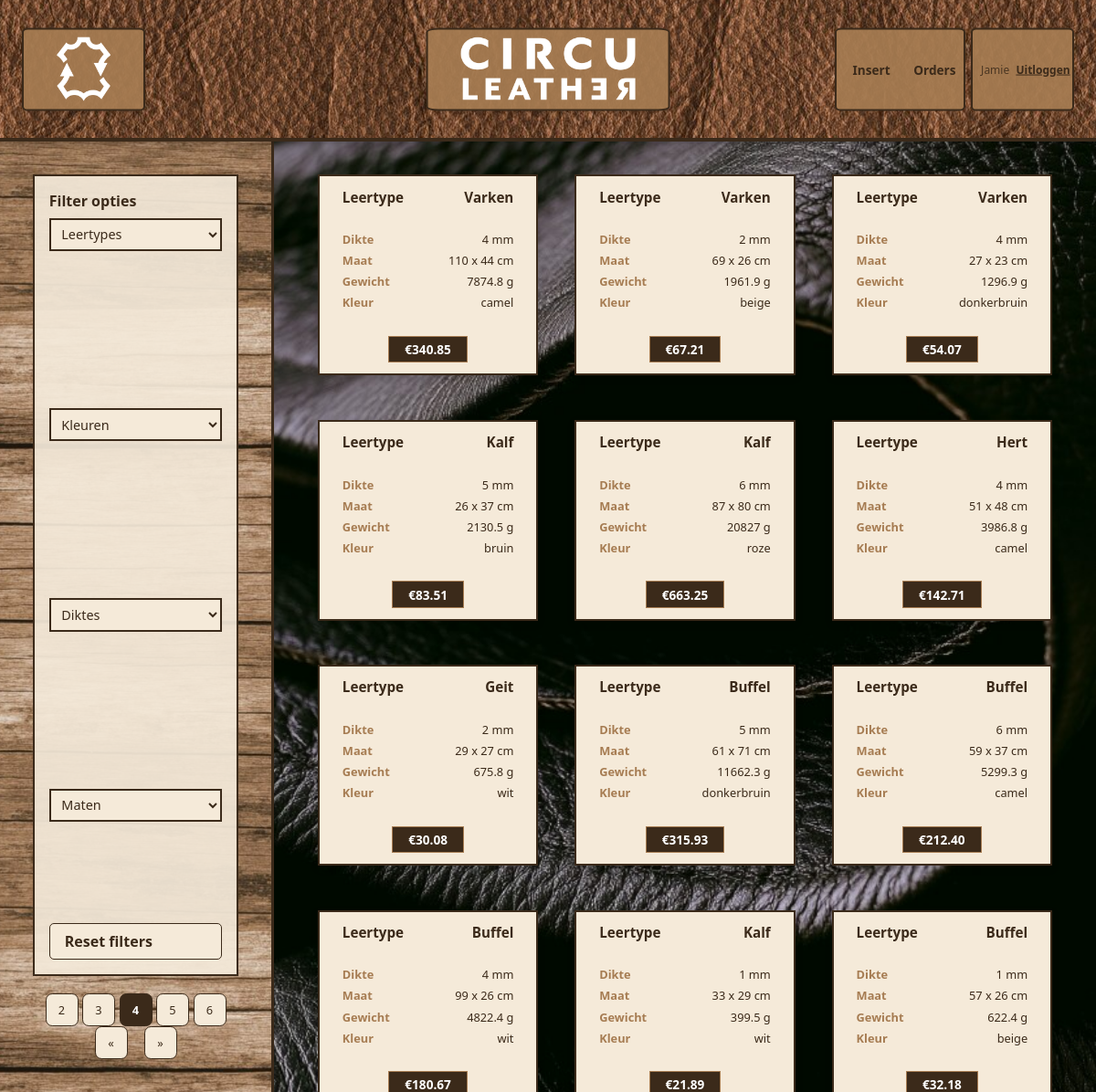
/src/vooraad_beheer.php?pagina=4 (signed in), run on the app's committed database.
### tables this page shows
CREATE TABLE `voorraad` (
  `ID` int(11) NOT NULL,
  `leertype` varchar(255) NOT NULL,
  `dikteMM` int(11) NOT NULL,
  `lengteCM` int(11) NOT NULL,
  `breedteCM` int(11) NOT NULL,
  `gewichtG` float(11,1) NOT NULL,
  `kleur` varchar(255) NOT NULL,
  `prijs` float(11,2) NOT NULL,
  `status` varchar(50) NOT NULL DEFAULT 'beschikbaar'
);

### src/vooraad_beheer.php (the view, shortened to what this page needs)
<?php
    $conn = require_once "partials/dbconnection.php";
    $geselecteerdLeertype = trim($_GET['leertype'] ?? '');
    $geselecteerdKleur = trim($_GET['kleur'] ?? '');
    $geselecteerdDikte = trim($_GET['dikte'] ?? '');
    $geselecteerdMaat = trim($_GET['maat'] ?? '');
    $maatCategorieen = [
        'A' => [23, 40],
        'B' => [40, 60],
        'C' => [60, null],
    ];
    $maatCaseSql = 'CASE';
    foreach ($maatCategorieen as $categorie => [$min, $max]) {
        if ($max === null) {
            $maatCaseSql .= " WHEN lengteCM >= $min OR breedteCM >= $min THEN '$categorie'";
        } else {
            $maatCaseSql .= " WHEN (lengteCM >= $min AND lengteCM < $max) OR (breedteCM >= $min AND breedteCM < $max) THEN '$categorie'";
        }
    }
    $maatCaseSql .= ' END';
    $leertypeConditie = $geselecteerdLeertype !== '' ? ['leertype = ?', [$geselecteerdLeertype], 's'] : null;
    $kleurConditie = $geselecteerdKleur !== '' ? ['kleur = ?', [$geselecteerdKleur], 's'] : null;
    $dikteConditie = $geselecteerdDikte !== '' ? ['dikteMM = ?', [$geselecteerdDikte], 's'] : null;
    $maatConditie = ($geselecteerdMaat !== '' && isset($maatCategorieen[$geselecteerdMaat]))
        ? ["$maatCaseSql = ?", [$geselecteerdMaat], 's']
        : null;
    function bouwWhereClause(array $condities): array {
        $sqlDelen = ["status != 'besteld'"];
        $params = [];
        $types = '';
        foreach ($condities as $conditie) {
            if ($conditie === null) {
                continue;
            }
            [$sql, $condParams, $condTypes] = $conditie;
            $sqlDelen[] = $sql;
            $types .= $condTypes;
        }
        return [' WHERE ' . implode(' AND ', $sqlDelen), $params, $types];
    }
    [$whereSql, $params, $types] = bouwWhereClause([$leertypeConditie, $kleurConditie, $dikteConditie, $maatConditie]);
    $filterQuery = '';
    $itemsPerPagina = 12;
    $huidigePagina = isset($_GET['pagina']) ? max(1, (int) $_GET['pagina']) : 1;
    $offset = ($huidigePagina - 1) * $itemsPerPagina;
    $totaalStmt = $conn->prepare("SELECT COUNT(*) AS totaal FROM voorraad" . $whereSql);
    $totaalStmt->execute();
    $totaalRij = $totaalStmt->get_result()->fetch_assoc();
    $totaalPaginas = max(1, (int) ceil($totaalRij['totaal'] / $itemsPerPagina));
    $maxPaginaKnoppen = 5;
    $vanafPagina = max(1, $huidigePagina - intdiv($maxPaginaKnoppen, 2));
    $totPagina = min($totaalPaginas, $vanafPagina + $maxPaginaKnoppen - 1);
    $vanafPagina = max(1, $totPagina - $maxPaginaKnoppen + 1);
    $selectParams = $params;
    $selectParams[] = $itemsPerPagina;
    $selectParams[] = $offset;
    $stmt = $conn->prepare("SELECT id, leertype, dikteMM, lengteCM, breedteCM, gewichtG, kleur, prijs FROM voorraad" . $whereSql . " LIMIT ? OFFSET ?");
    $stmt->bind_param($types . "ii", ...$selectParams);
    $stmt->execute();
    $producten = $stmt->get_result()->fetch_all(MYSQLI_ASSOC);
?>
<!DOCTYPE html>
    <html lang="nl">
    <head>
        <link rel="stylesheet" type="text/css" href="css/style.css">
    </head>
    <body>
        <header class="header">
            <div class="logo"><img src="png/logo.png" alt="logo"></div>
            <div class="titel"><img src="png/titel.png" alt="titel"></div>
            <div class="inNout-wrapper">
                <div class="inNout">
                    <?php if ($_SESSION['mag_insert'] ?? false): ?>
                        <div class="inNoutB"><a href="insert.php"><button>insert</button></a></div>
                    <?php endif; ?>
                    <?php if ($_SESSION['mag_orders'] ?? false): ?>
                        <div class="inNoutB"><a href="orders.php"><button>orders</button></a></div>
                    <?php endif; ?>
                </div>
                <div class="inNout-user">
                    <span><?php echo htmlspecialchars($_SESSION['username']); ?></span>
                    <a href="logout.php">Uitloggen</a>
                </div>
            </div>
        </header>
        <div class="main-container">
            <aside class="sidebar">
                <form class="filter-opties" method="get">
                    <p>Filter opties</p>
                    <div class="filter-selects">
                    <select class="filter-select" name="leertype" onchange="this.form.submit()">
                        <option value="">Leertypes</option>
                    </select>
                    <select class="filter-select" name="kleur" onchange="this.form.submit()">
                        <option value="">Kleuren</option>
                    </select>
                    <select class="filter-select" name="dikte" onchange="this.form.submit()">
                        <option value="">Diktes</option>
                    </select>
                    <select class="filter-select" name="maat" onchange="this.form.submit()">
                        <option value="">Maten</option>
                    </select>
                    </div>
                    <a class="reset-filters" href="vooraad_beheer.php">Reset filters</a>
                </form>
                <nav class="pagination">
                    <div class="page-numbers">
                        <?php for ($i = $vanafPagina; $i <= $totPagina; $i++): ?>
                            <a class="page-btn<?php echo $i === $huidigePagina ? ' active' : ''; ?>" href="?pagina=<?php echo $i; ?><?php echo $filterQuery; ?>"><?php echo $i; ?></a>
                        <?php endfor; ?>
                    </div>
                    <div class="page-nav">
                        <a class="page-btn<?php echo $huidigePagina <= 1 ? ' disabled' : ''; ?>" href="?pagina=<?php echo max(1, $huidigePagina - 1); ?><?php echo $filterQuery; ?>">&laquo;</a>
                        <a class="page-btn<?php echo $huidigePagina >= $totaalPaginas ? ' disabled' : ''; ?>" href="?pagina=<?php echo min($totaalPaginas, $huidigePagina + 1); ?><?php echo $filterQuery; ?>">&raquo;</a>
                    </div>
                </nav>
            </aside>
            <main class="content">
                <div class="product-grid">
                    <?php foreach ($producten as $product): ?>
                        <div class="product-card">
                            <div class="naam-box"><span>leertype</span><span><?php echo htmlspecialchars($product['leertype']); ?></span></div>
                            <div class="specs">
                                <div class="spec-row"><span>Dikte</span><span><?php echo htmlspecialchars($product['dikteMM']); ?> mm</span></div>
                                <div class="spec-row"><span>Maat</span><span><?php echo htmlspecialchars($product['lengteCM']); ?> x <?php echo htmlspecialchars($product['breedteCM']); ?> cm</span></div>
                                <div class="spec-row"><span>Gewicht</span><span><?php echo htmlspecialchars($product['gewichtG']); ?> g</span></div>
                                <div class="spec-row"><span>Kleur</span><span><?php echo htmlspecialchars($product['kleur']); ?></span></div>
                            </div>
                            <div class="hoeveelheid-box">&euro;<?php echo htmlspecialchars(number_format((float) $product['prijs'], 2)); ?></div>
                        </div>
                    <?php endforeach; ?>
                </div>
            </main>
        </div>
    </body>
</html>

### data on the page
voorraad: leertype "Varken", dikteMM "4", lengteCM "110", breedteCM "44", gewichtG "7874.8", kleur "camel", prijs "340.85"
voorraad: leertype "Varken", dikteMM "2", lengteCM "69", breedteCM "26", gewichtG "1961.9", kleur "beige", prijs "67.21"
voorraad: leertype "Varken", dikteMM "4", lengteCM "27", breedteCM "23", gewichtG "1296.9", kleur "donkerbruin", prijs "54.07"
voorraad: leertype "Kalf", dikteMM "5", lengteCM "26", breedteCM "37", gewichtG "2130.5", kleur "bruin", prijs "83.51"
voorraad: leertype "Kalf", dikteMM "6", lengteCM "87", breedteCM "80", gewichtG "20827", kleur "roze", prijs "663.25"
voorraad: leertype "Hert", dikteMM "4", lengteCM "51", breedteCM "48", gewichtG "3986.8", kleur "camel", prijs "142.71"
voorraad: leertype "Geit", dikteMM "2", lengteCM "29", breedteCM "27", gewichtG "675.8", kleur "wit", prijs "30.08"
voorraad: leertype "Buffel", dikteMM "5", lengteCM "61", breedteCM "71", gewichtG "11662.3", kleur "donkerbruin", prijs "315.93"
voorraad: leertype "Buffel", dikteMM "6", lengteCM "59", breedteCM "37", gewichtG "5299.3", kleur "camel", prijs "212.40"
voorraad: leertype "Buffel", dikteMM "4", lengteCM "99", breedteCM "26", gewichtG "4822.4", kleur "wit", prijs "180.67"
voorraad: leertype "Kalf", dikteMM "1", lengteCM "33", breedteCM "29", gewichtG "399.5", kleur "wit", prijs "21.89"
voorraad: leertype "Buffel", dikteMM "1", lengteCM "57", breedteCM "26", gewichtG "622.4", kleur "beige", prijs "32.18"

### other printed values
$_SESSION['username'] "Jamie"
